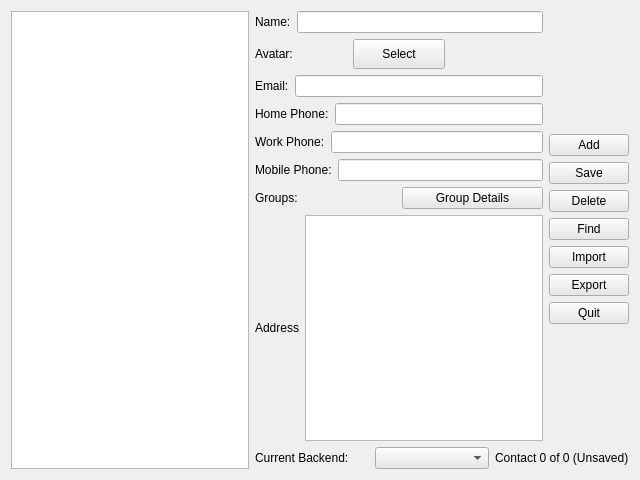
<?xml version="1.0" encoding="UTF-8"?>
<ui version="4.0">
 <class>MainDialog640By480</class>
 <widget class="QWidget" name="MainDialog640By480">
  <property name="geometry">
   <rect>
    <x>0</x>
    <y>0</y>
    <width>640</width>
    <height>480</height>
   </rect>
  </property>
  <property name="palette">
   <palette>
    <active>
     <colorrole role="Button">
      <brush brushstyle="SolidPattern">
       <color alpha="255">
        <red>232</red>
        <green>231</green>
        <blue>230</blue>
       </color>
      </brush>
     </colorrole>
     <colorrole role="Base">
      <brush brushstyle="SolidPattern">
       <color alpha="255">
        <red>255</red>
        <green>255</green>
        <blue>255</blue>
       </color>
      </brush>
     </colorrole>
    </active>
    <inactive>
     <colorrole role="Button">
      <brush brushstyle="SolidPattern">
       <color alpha="255">
        <red>232</red>
        <green>231</green>
        <blue>230</blue>
       </color>
      </brush>
     </colorrole>
     <colorrole role="Base">
      <brush brushstyle="SolidPattern">
       <color alpha="255">
        <red>255</red>
        <green>255</green>
        <blue>255</blue>
       </color>
      </brush>
     </colorrole>
    </inactive>
    <disabled>
     <colorrole role="Button">
      <brush brushstyle="SolidPattern">
       <color alpha="255">
        <red>130</red>
        <green>129</green>
        <blue>129</blue>
       </color>
      </brush>
     </colorrole>
     <colorrole role="Base">
      <brush brushstyle="SolidPattern">
       <color alpha="255">
        <red>170</red>
        <green>170</green>
        <blue>170</blue>
       </color>
      </brush>
     </colorrole>
    </disabled>
   </palette>
  </property>
  <property name="windowTitle">
   <string>Dialog</string>
  </property>
  <layout class="QGridLayout" name="gridLayout">
   <item row="0" column="0" rowspan="4">
    <widget class="QListWidget" name="contactListWidget">
     <property name="sizePolicy">
      <sizepolicy hsizetype="Preferred" vsizetype="Expanding">
       <horstretch>0</horstretch>
       <verstretch>0</verstretch>
      </sizepolicy>
     </property>
    </widget>
   </item>
   <item row="0" column="1" rowspan="3">
    <layout class="QVBoxLayout" name="verticalLayout_2">
     <item>
      <layout class="QHBoxLayout" name="horizontalLayout">
       <item>
        <widget class="QLabel" name="contactLabel">
         <property name="text">
          <string>Name:</string>
         </property>
        </widget>
       </item>
       <item>
        <widget class="QLineEdit" name="nameEdit"/>
       </item>
      </layout>
     </item>
     <item>
      <layout class="QHBoxLayout" name="horizontalLayout_2">
       <item>
        <widget class="QLabel" name="avatarLabel">
         <property name="sizePolicy">
          <sizepolicy hsizetype="Ignored" vsizetype="Ignored">
           <horstretch>0</horstretch>
           <verstretch>0</verstretch>
          </sizepolicy>
         </property>
         <property name="text">
          <string>Avatar:</string>
         </property>
        </widget>
       </item>
       <item>
        <widget class="QPushButton" name="avatarButton">
         <property name="sizePolicy">
          <sizepolicy hsizetype="Minimum" vsizetype="Minimum">
           <horstretch>0</horstretch>
           <verstretch>0</verstretch>
          </sizepolicy>
         </property>
         <property name="minimumSize">
          <size>
           <width>0</width>
           <height>30</height>
          </size>
         </property>
         <property name="text">
          <string>Select</string>
         </property>
        </widget>
       </item>
       <item>
        <widget class="QLabel" name="avatarPixmapLabel">
         <property name="text">
          <string/>
         </property>
        </widget>
       </item>
      </layout>
     </item>
     <item>
      <layout class="QHBoxLayout" name="horizontalLayout_3">
       <item>
        <widget class="QLabel" name="emailLabel">
         <property name="text">
          <string>Email:</string>
         </property>
        </widget>
       </item>
       <item>
        <widget class="QLineEdit" name="emailEdit"/>
       </item>
      </layout>
     </item>
     <item>
      <layout class="QHBoxLayout" name="horizontalLayout_4">
       <item>
        <widget class="QLabel" name="homePhoneLabel">
         <property name="text">
          <string>Home Phone:</string>
         </property>
        </widget>
       </item>
       <item>
        <widget class="QLineEdit" name="homePhoneEdit"/>
       </item>
      </layout>
     </item>
     <item>
      <layout class="QHBoxLayout" name="horizontalLayout_5">
       <item>
        <widget class="QLabel" name="workPhoneLabel">
         <property name="text">
          <string>Work Phone:</string>
         </property>
        </widget>
       </item>
       <item>
        <widget class="QLineEdit" name="workPhoneEdit"/>
       </item>
      </layout>
     </item>
     <item>
      <layout class="QHBoxLayout" name="horizontalLayout_8">
       <item>
        <widget class="QLabel" name="mobilePhoneLabel">
         <property name="text">
          <string>Mobile Phone:</string>
         </property>
        </widget>
       </item>
       <item>
        <widget class="QLineEdit" name="mobilePhoneEdit"/>
       </item>
      </layout>
     </item>
     <item>
      <layout class="QHBoxLayout" name="horizontalLayout_9">
       <item>
        <widget class="QLabel" name="groupLabel">
         <property name="text">
          <string>Groups:</string>
         </property>
        </widget>
       </item>
       <item>
        <widget class="QPushButton" name="groupsButton">
         <property name="text">
          <string>Group Details</string>
         </property>
        </widget>
       </item>
      </layout>
     </item>
     <item>
      <layout class="QHBoxLayout" name="horizontalLayout_7">
       <item>
        <widget class="QLabel" name="addressLabel">
         <property name="text">
          <string>Address</string>
         </property>
        </widget>
       </item>
       <item>
        <widget class="QPlainTextEdit" name="addressEdit"/>
       </item>
      </layout>
     </item>
    </layout>
   </item>
   <item row="0" column="2">
    <spacer name="verticalSpacer">
     <property name="orientation">
      <enum>Qt::Vertical</enum>
     </property>
     <property name="sizeHint" stdset="0">
      <size>
       <width>20</width>
       <height>52</height>
      </size>
     </property>
    </spacer>
   </item>
   <item row="1" column="2">
    <layout class="QVBoxLayout" name="verticalLayout">
     <item>
      <widget class="QPushButton" name="addButton">
       <property name="text">
        <string>Add</string>
       </property>
      </widget>
     </item>
     <item>
      <widget class="QPushButton" name="saveButton">
       <property name="text">
        <string>Save</string>
       </property>
      </widget>
     </item>
     <item>
      <widget class="QPushButton" name="deleteButton">
       <property name="text">
        <string>Delete</string>
       </property>
      </widget>
     </item>
     <item>
      <widget class="QPushButton" name="findButton">
       <property name="text">
        <string>Find</string>
       </property>
      </widget>
     </item>
     <item>
      <widget class="QPushButton" name="importButton">
       <property name="toolTip">
        <string>Import contact from vCard file</string>
       </property>
       <property name="text">
        <string>Import</string>
       </property>
      </widget>
     </item>
     <item>
      <widget class="QPushButton" name="exportButton">
       <property name="toolTip">
        <string>Export contact as vCard file</string>
       </property>
       <property name="text">
        <string>Export</string>
       </property>
      </widget>
     </item>
     <item>
      <widget class="QPushButton" name="quitButton">
       <property name="text">
        <string>Quit</string>
       </property>
      </widget>
     </item>
    </layout>
   </item>
   <item row="2" column="2">
    <spacer name="verticalSpacer_2">
     <property name="orientation">
      <enum>Qt::Vertical</enum>
     </property>
     <property name="sizeHint" stdset="0">
      <size>
       <width>20</width>
       <height>112</height>
      </size>
     </property>
    </spacer>
   </item>
   <item row="3" column="1" colspan="2">
    <layout class="QHBoxLayout" name="horizontalLayout_6">
     <item>
      <widget class="QLabel" name="currentBackendLabel">
       <property name="text">
        <string>Current Backend:</string>
       </property>
      </widget>
     </item>
     <item>
      <widget class="QComboBox" name="contactEngineComboBox"/>
     </item>
     <item>
      <widget class="QLabel" name="contactStatusLabel">
       <property name="text">
        <string>Contact 0 of 0 (Unsaved)</string>
       </property>
      </widget>
     </item>
    </layout>
   </item>
  </layout>
 </widget>
 <resources/>
 <connections/>
</ui>
